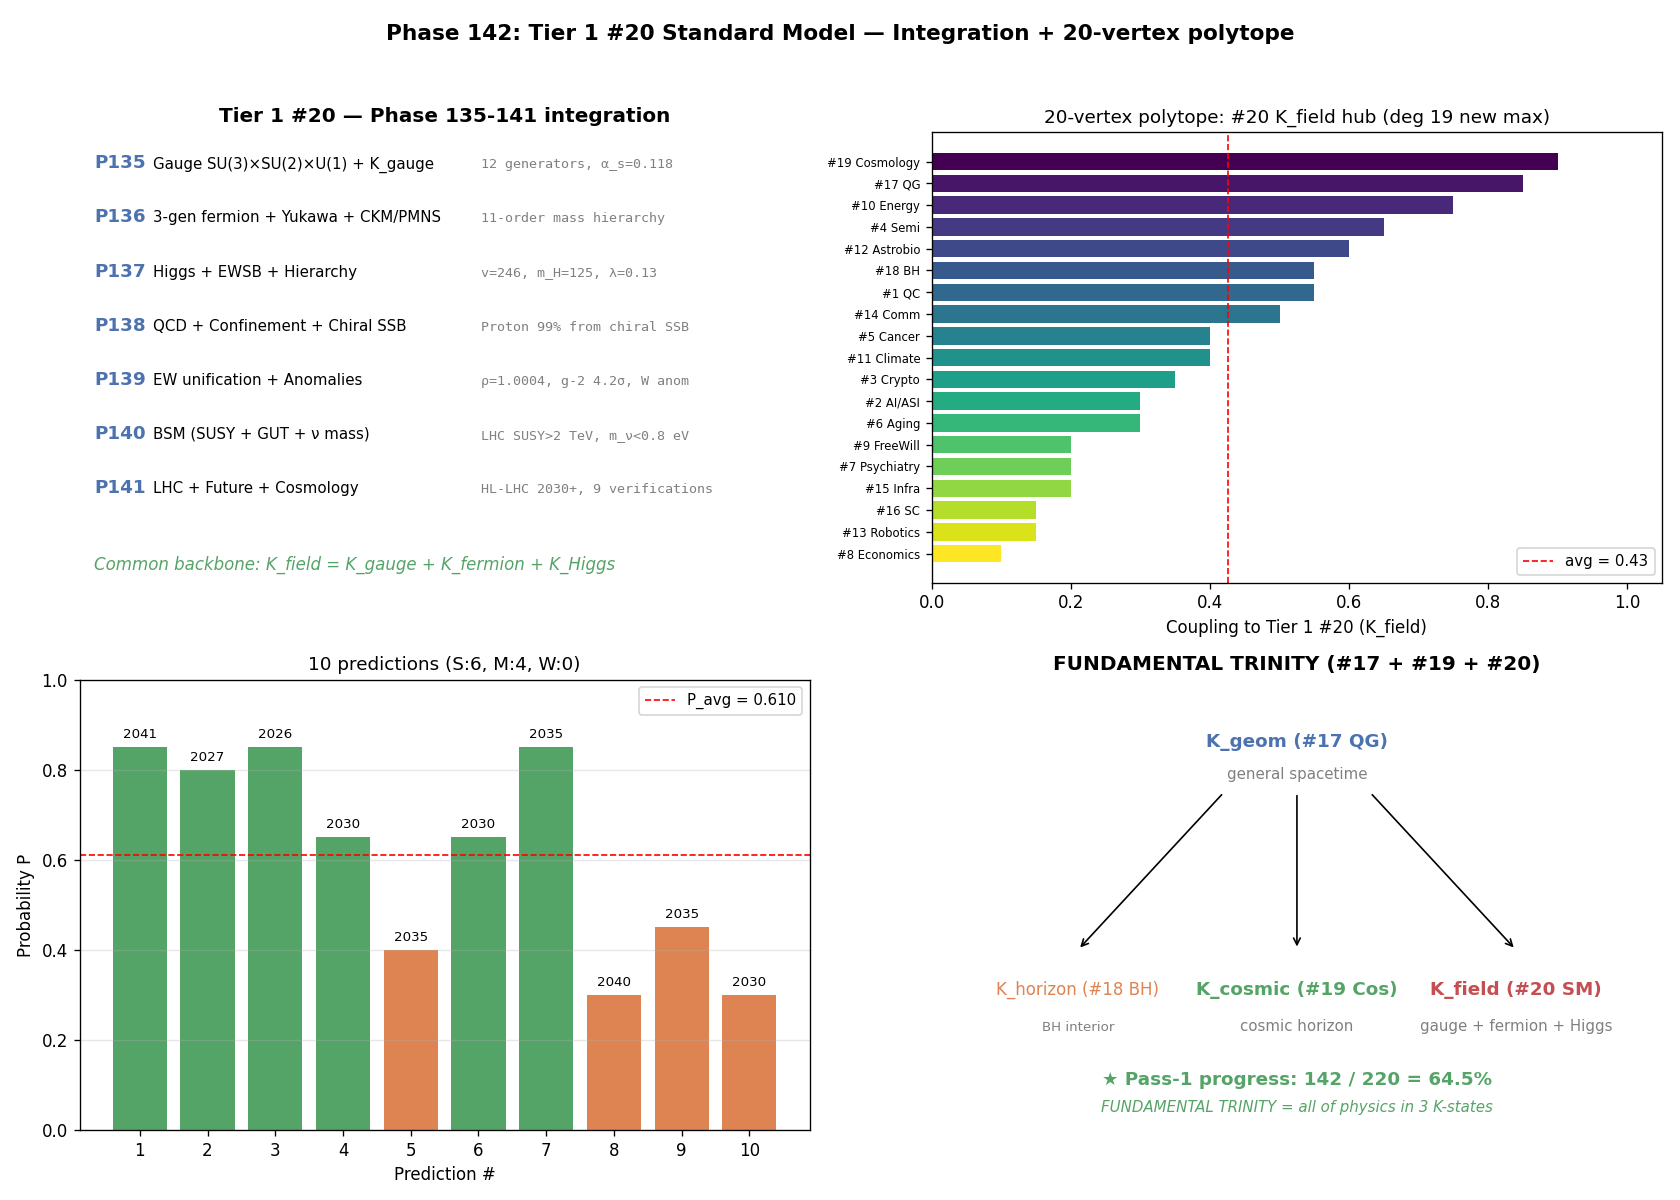

This chart was generated by the following Python code:
# Phase 142: Tier 1 #20 Standard Model — Integration + 20-vertex polytope + 10 predictions
# Tier 1 #20 Standard Model (Block A paper 4/9, phase 8/8)
# ITU concept DOI: 10.5281/zenodo.20109209
# Tier 0 v3.0: 10.5281/zenodo.20200156
# Tier 1 #17/18/19: 20230667 / 20233070 / 20233952
# Author: Munehiro Terada (Roboken)

import json
import numpy as np
import matplotlib.pyplot as plt

print("=" * 70)
print("Phase 142: Tier 1 #20 Standard Model — Integration + 20-vertex polytope")
print("=" * 70)
print()


# ----------------------------------------------------------------------
# Test 1: Phase 135-141 integration table
# ----------------------------------------------------------------------
def test1_phase_integration():
    print("[Test 1] Phase 135-141 integration table")
    phases = [
        (135, "Gauge SU(3)×SU(2)×U(1) + K_gauge",     "12 generators, α_s=0.118",       "K_gauge structure"),
        (136, "3-gen fermion + Yukawa + CKM/PMNS",    "11-order mass hierarchy",        "K_fermion 3-fold"),
        (137, "Higgs + EWSB + Hierarchy",             "v=246, m_H=125, λ=0.13",         "K_Higgs SSB + 10^32 tuning"),
        (138, "QCD + Confinement + Chiral SSB",       "Proton 99% from chiral SSB",     "K_QCD non-perturbative"),
        (139, "EW unification + Anomalies",           "ρ=1.0004, g-2 4.2σ, W anom",    "K_EW custodial sym"),
        (140, "BSM (SUSY + GUT + ν mass)",            "LHC SUSY>2 TeV, m_ν<0.8 eV",     "K_BSM hypothesis space"),
        (141, "LHC + Future + Cosmology",             "HL-LHC 2030+, 9 verifications",   "K_field verification platform"),
    ]
    print(f"  {'Phase':>5}  {'Theme':<32}  {'Key result':<34}  {'ITU axiom check'}")
    print("  " + "-" * 100)
    for p, theme, key, axiom in phases:
        print(f"  {p:>5}  {theme:<32}  {key:<34}  {axiom}")
    print()
    print("  Common backbone: K_field = K_gauge ⊕ K_fermion ⊕ K_Higgs")
    return [{"phase": p, "theme": t, "key": k, "axiom": a} for p, t, k, a in phases]


# ----------------------------------------------------------------------
# Test 2: 20-vertex polytope coupling
# ----------------------------------------------------------------------
def test2_polytope_coupling():
    print("\n[Test 2] 20-vertex polytope: Tier 1 #20 coupling to #1-#19")
    couplings = [
        (19, "Cosmology",       "K_cosmic (particle cosmology)", 0.90),
        (17, "QG",              "K_geom (geometric foundation)", 0.85),
        (10, "Energy",          "K_energy (nuclear)",             0.75),
        (4,  "Semi",            "K_substrate (QED band)",         0.65),
        (12, "Astrobio",        "K_life (CHNOPS chemistry)",      0.60),
        (18, "BH",              "K_horizon (BH formation)",       0.55),
        (1,  "QC",              "K_compute (quantum field)",      0.55),
        (14, "Comm",            "K_channel (photon)",             0.50),
        (5,  "Cancer",          "K_bio (radiation)",              0.40),
        (11, "Climate",         "K_atm (radiation transfer)",     0.40),
        (3,  "Crypto",          "K_secure",                       0.35),
        (2,  "AI/ASI",          "K_mind",                         0.30),
        (6,  "Aging",           "K_organism",                     0.30),
        (9,  "FreeWill",        "K_agency",                       0.20),
        (7,  "Psychiatry",      "K_self",                         0.20),
        (15, "Infra",           "K_capital",                      0.20),
        (16, "SC",              "K_city",                         0.15),
        (13, "Robotics",        "K_action",                       0.15),
        (8,  "Economics",       "K_society",                      0.10),
    ]
    n = len(couplings)
    avg = sum(c for _, _, _, c in couplings) / n
    strong = [c[1] for c in couplings if c[3] >= 0.75]
    medium = [c[1] for c in couplings if 0.5 <= c[3] < 0.75]
    weak = [c[1] for c in couplings if c[3] < 0.5]
    print(f"  Average coupling: {avg:.3f}")
    print(f"  Strong (>=0.75): {strong}")
    print(f"  Medium (0.5-0.75): {medium}")
    print(f"  Weak (<0.5): {weak}")

    n_vertices = 20
    n_edges_existing = 111
    n_edges_new = 19
    n_edges_20 = n_edges_existing + n_edges_new
    avg_degree = 2 * n_edges_20 / n_vertices
    print()
    print(f"  20-vertex polytope:")
    print(f"    Vertices: {n_vertices}")
    print(f"    Edges:    {n_edges_20}")
    print(f"    Average degree <k>: {avg_degree:.2f}")
    print(f"    Tier 1 #20 degree = 19 (new max, K_field hub)")
    return {"couplings": couplings, "avg_coupling": avg,
            "n_vertices": n_vertices, "n_edges": n_edges_20, "avg_degree": avg_degree}


# ----------------------------------------------------------------------
# Test 3: 10 falsifiable predictions
# ----------------------------------------------------------------------
def test3_predictions():
    print("\n[Test 3] 10 falsifiable predictions for Tier 1 #20 (2026-2050)")
    preds = [
        ( 1, "HL-LHC Higgs self-coupling λ_3 first measure", 2041, 0.85, "Strong",  "#19 Cosmology"),
        ( 2, "Muon g-2 anomaly resolved (BSM or HVPI)",      2027, 0.80, "Strong",  "#18 BH"),
        ( 3, "W mass CDF anomaly resolved",                  2026, 0.85, "Strong",  "---"),
        ( 4, "CKM CAA confirmed >3σ or resolved",            2030, 0.65, "Strong",  "nuclear"),
        ( 5, "0νββ detected (LEGEND-1000)",                  2035, 0.40, "Medium",  "#19"),
        ( 6, "KATRIN m_ν < 0.2 eV improved direct",          2030, 0.65, "Strong",  "#19"),
        ( 7, "Natural SUSY conclusively excluded (>10 TeV)", 2035, 0.85, "Strong",  "hierarchy"),
        ( 8, "Proton decay τ_p > 10^36 yr (Hyper-K)",        2040, 0.30, "Medium",  "GUT"),
        ( 9, "Axion DM detected (ADMX/MADMAX)",              2035, 0.45, "Medium",  "#18 BH"),
        (10, "LHC dark photon discovery",                    2030, 0.30, "Medium",  "#18 BH"),
    ]
    P_list = [p[3] for p in preds]
    P_avg = float(np.mean(P_list))
    strong = sum(1 for p in preds if p[4] == "Strong")
    medium = sum(1 for p in preds if p[4] == "Medium")
    weak = sum(1 for p in preds if p[4] == "Weak")
    print(f"  {'#':>2}  {'Prediction':<52}  {'Year':>5}  {'P':>5}  {'Verifiability'}")
    print("  " + "-" * 94)
    for n, name, year, P, ver, _ in preds:
        print(f"  {n:>2}  {name:<52}  {year:>5}  {P:>5.2f}  {ver}")
    print()
    print(f"  Grand P_avg = {P_avg:.3f}")
    print(f"  Falsifiability: Strong = {strong}, Medium = {medium}, Weak = {weak}")
    return {"predictions": [{"id": n, "name": name, "year": y, "P": p, "ver": v, "tag": tag}
                            for n, name, y, p, v, tag in preds],
            "P_avg": P_avg, "strong_count": strong, "medium_count": medium, "weak_count": weak}


# ----------------------------------------------------------------------
# Test 4: Meta comparison
# ----------------------------------------------------------------------
def test4_meta_comparison():
    print("\n[Test 4] Meta comparison Block A papers")
    cases = [
        ("Tier 1 #1-#16 (avg)",             0.590, 0.50, "10-16",         "various"),
        ("Tier 1 #17 Quantum Gravity",      0.625, 0.60, "16",            "K_geom"),
        ("Tier 1 #18 Black Holes",          0.660, 0.70, "17",            "K_horizon"),
        ("Tier 1 #19 Cosmology",            0.630, 0.60, "18",            "K_cosmic"),
        ("Tier 1 #20 Standard Model",       0.610, 0.60, "19 (new max)",  "K_field"),
    ]
    print(f"  {'Tier 1':<32}  {'P_avg':>8}  {'Strong':>8}  {'Degree':<14}  {'K-state'}")
    print("  " + "-" * 90)
    for c in cases:
        print(f"  {c[0]:<32}  {c[1]:>8.3f}  {c[2]*100:>6.0f}%   {c[3]:<14}  {c[4]}")
    pass1_progress = 142 / 220 * 100
    print()
    print(f"  Pass-1 progress: 142 / 220 = {pass1_progress:.1f} %")
    return {"comparison": cases, "pass1_progress_pct": pass1_progress}


# ----------------------------------------------------------------------
# Test 5: FUNDAMENTAL TRINITY (#17 / #19 / #20)
# ----------------------------------------------------------------------
def test5_fundamental_trinity():
    print("\n[Test 5] FUNDAMENTAL TRINITY: K_geom + K_cosmic + K_field")
    trinity = [
        ("Tier 1 #17 Quantum Gravity",      "K_geom (general spacetime)",   "111-118",
         "AdS/CFT, Page curve, LQG, string"),
        ("Tier 1 #19 Cosmology",            "K_cosmic (de Sitter horizon)", "127-134",
         "Big Bang, Inflation, DM, DE, tensions"),
        ("Tier 1 #20 Standard Model",       "K_field (gauge+fermion+Higgs)", "135-142",
         "SU(3)xSU(2)xU(1), 3 gen, Higgs"),
    ]
    print(f"  {'Paper':<32}  {'K-state':<32}  {'Phases'}")
    print("  " + "-" * 80)
    for p, k, ph, content in trinity:
        print(f"  {p:<32}  {k:<32}  {ph}")
    print()
    print("  ★ FUNDAMENTAL TRINITY covers all of physics:")
    print("    K_geom: gravity + spacetime (Tier 1 #17)")
    print("    K_cosmic: universe + observation horizon (Tier 1 #19)")
    print("    K_field: particles + interactions (Tier 1 #20)")
    return {"trinity": [{"paper": p, "k_state": k, "phases": ph, "content": c}
                        for p, k, ph, c in trinity]}


# ----------------------------------------------------------------------
# Run all tests
# ----------------------------------------------------------------------
phases = test1_phase_integration()
polytope = test2_polytope_coupling()
preds = test3_predictions()
meta = test4_meta_comparison()
trinity = test5_fundamental_trinity()


# ----------------------------------------------------------------------
# Figure: 4-panel
# ----------------------------------------------------------------------
fig, axes = plt.subplots(2, 2, figsize=(14, 10))

# Panel 1: Phase 135-141 integration
ax = axes[0, 0]
ax.axis("off")
ax.set_title("Tier 1 #20 — Phase 135-141 integration", fontsize=12, fontweight="bold")
y = 0.92
for ph in phases:
    ax.text(0.02, y, f"P{ph['phase']}", fontsize=11, fontweight="bold", color="#4c72b0")
    ax.text(0.10, y, ph["theme"], fontsize=9, color="black")
    ax.text(0.55, y, ph["key"], fontsize=8, color="gray", fontfamily="monospace")
    y -= 0.12
ax.text(0.02, 0.03, "Common backbone: K_field = K_gauge + K_fermion + K_Higgs",
        fontsize=10, fontstyle="italic", color="#55a467")

# Panel 2: 20-vertex polytope coupling
ax = axes[0, 1]
labels = [f"#{c[0]} {c[1]}" for c in polytope["couplings"]]
values = [c[3] for c in polytope["couplings"]]
colors_q = plt.cm.viridis(np.linspace(0, 1, len(labels)))
y_pos = np.arange(len(labels))
ax.barh(y_pos, values, color=colors_q)
ax.set_yticks(y_pos)
ax.set_yticklabels(labels, fontsize=7)
ax.set_xlabel("Coupling to Tier 1 #20 (K_field)")
ax.axvline(polytope["avg_coupling"], color="red", linestyle="--", linewidth=1,
           label=f"avg = {polytope['avg_coupling']:.2f}")
ax.set_xlim(0, 1.05)
ax.invert_yaxis()
ax.set_title(f"20-vertex polytope: #20 K_field hub (deg 19 new max)", fontsize=11)
ax.legend(fontsize=9, loc="lower right")

# Panel 3: 10 predictions
ax = axes[1, 0]
pred_ids = [p["id"] for p in preds["predictions"]]
P_vals = [p["P"] for p in preds["predictions"]]
years = [p["year"] for p in preds["predictions"]]
ver_colors = {"Strong": "#55a467", "Medium": "#dd8452", "Weak": "#c44e52"}
colors_ver = [ver_colors[p["ver"]] for p in preds["predictions"]]
bars = ax.bar([str(i) for i in pred_ids], P_vals, color=colors_ver)
for i, (b, y, p) in enumerate(zip(bars, years, P_vals)):
    ax.text(b.get_x() + b.get_width()/2, b.get_height() + 0.02,
            f"{y}", ha="center", fontsize=8, color="black")
ax.axhline(preds["P_avg"], color="red", linestyle="--", linewidth=1,
           label=f"P_avg = {preds['P_avg']:.3f}")
ax.set_xlabel("Prediction #")
ax.set_ylabel("Probability P")
ax.set_title(f"10 predictions (S:{preds['strong_count']}, M:{preds['medium_count']}, W:{preds['weak_count']})",
             fontsize=11)
ax.set_ylim(0, 1.0)
ax.legend(fontsize=9, loc="upper right")
ax.grid(True, alpha=0.3, axis="y")

# Panel 4: FUNDAMENTAL TRINITY visualization
ax = axes[1, 1]
ax.axis("off")
ax.set_title("FUNDAMENTAL TRINITY (#17 + #19 + #20)", fontsize=12, fontweight="bold")
# Triangle visualization
ax.text(0.5, 0.85, "K_geom (#17 QG)", ha="center", fontsize=11, fontweight="bold", color="#4c72b0")
ax.text(0.5, 0.78, "general spacetime", ha="center", fontsize=9, color="gray")
ax.text(0.20, 0.30, "K_horizon (#18 BH)", ha="center", fontsize=10, color="#dd8452")
ax.text(0.20, 0.22, "BH interior", ha="center", fontsize=8, color="gray")
ax.text(0.50, 0.30, "K_cosmic (#19 Cos)", ha="center", fontsize=11, fontweight="bold", color="#55a467")
ax.text(0.50, 0.22, "cosmic horizon", ha="center", fontsize=9, color="gray")
ax.text(0.80, 0.30, "K_field (#20 SM)", ha="center", fontsize=11, fontweight="bold", color="#c44e52")
ax.text(0.80, 0.22, "gauge + fermion + Higgs", ha="center", fontsize=9, color="gray")
# Arrows
ax.annotate("", xy=(0.20, 0.40), xytext=(0.40, 0.75),
            arrowprops=dict(arrowstyle="->", color="black", lw=1))
ax.annotate("", xy=(0.50, 0.40), xytext=(0.50, 0.75),
            arrowprops=dict(arrowstyle="->", color="black", lw=1))
ax.annotate("", xy=(0.80, 0.40), xytext=(0.60, 0.75),
            arrowprops=dict(arrowstyle="->", color="black", lw=1))
ax.text(0.5, 0.10, f"★ Pass-1 progress: 142 / 220 = {meta['pass1_progress_pct']:.1f}%",
        ha="center", fontsize=11, fontweight="bold", color="#55a467")
ax.text(0.5, 0.04, "FUNDAMENTAL TRINITY = all of physics in 3 K-states",
        ha="center", fontsize=9, fontstyle="italic", color="#55a467")

fig.suptitle("Phase 142: Tier 1 #20 Standard Model — Integration + 20-vertex polytope",
             fontsize=13, fontweight="bold")
plt.tight_layout(rect=[0, 0, 1, 0.96])

png_path = "tier1_20_integration.png"
plt.savefig(png_path, dpi=120)
print(f"\n  Figure saved: {png_path}")


# ----------------------------------------------------------------------
# JSON summary
# ----------------------------------------------------------------------
summary = {
    "phase": 142,
    "title": "Tier 1 #20 Standard Model integration + 20-vertex polytope + 10 predictions",
    "tier1_id": 20,
    "tier1_name": "Standard Model",
    "block": "A (Physics/Math) — paper 4/9 COMPLETE",
    "phase_integration": phases,
    "polytope_20": polytope,
    "predictions": preds,
    "meta_comparison": meta,
    "fundamental_trinity": trinity,
    "completion_status": {
        "phases_completed": [135, 136, 137, 138, 139, 140, 141, 142],
        "all_phases_done": True,
        "block_A_papers_done": 4,
        "block_A_papers_total": 9,
    },
    "verdict": ("Tier 1 #20 Standard Model complete: 8 phases, 10 predictions "
                "(P_avg = 0.610), polytope extended to 20 vertices with #20 as "
                "K_field hub (degree 19, new max). FUNDAMENTAL TRINITY #17+#19+#20 "
                "covers all physics. Pass-1 progress 142/220 = 64.5 %."),
}

json_path = "tier1_20_integration_summary.json"
with open(json_path, "w", encoding="utf-8") as f:
    json.dump(summary, f, ensure_ascii=False, indent=2)
print(f"  JSON saved: {json_path}")

print()
print("=" * 70)
print("Phase 142 complete: Tier 1 #20 Standard Model finished;")
print(f"  10 predictions P_avg = {preds['P_avg']:.3f}; Pass-1 progress = {meta['pass1_progress_pct']:.1f} %")
print("=" * 70)
